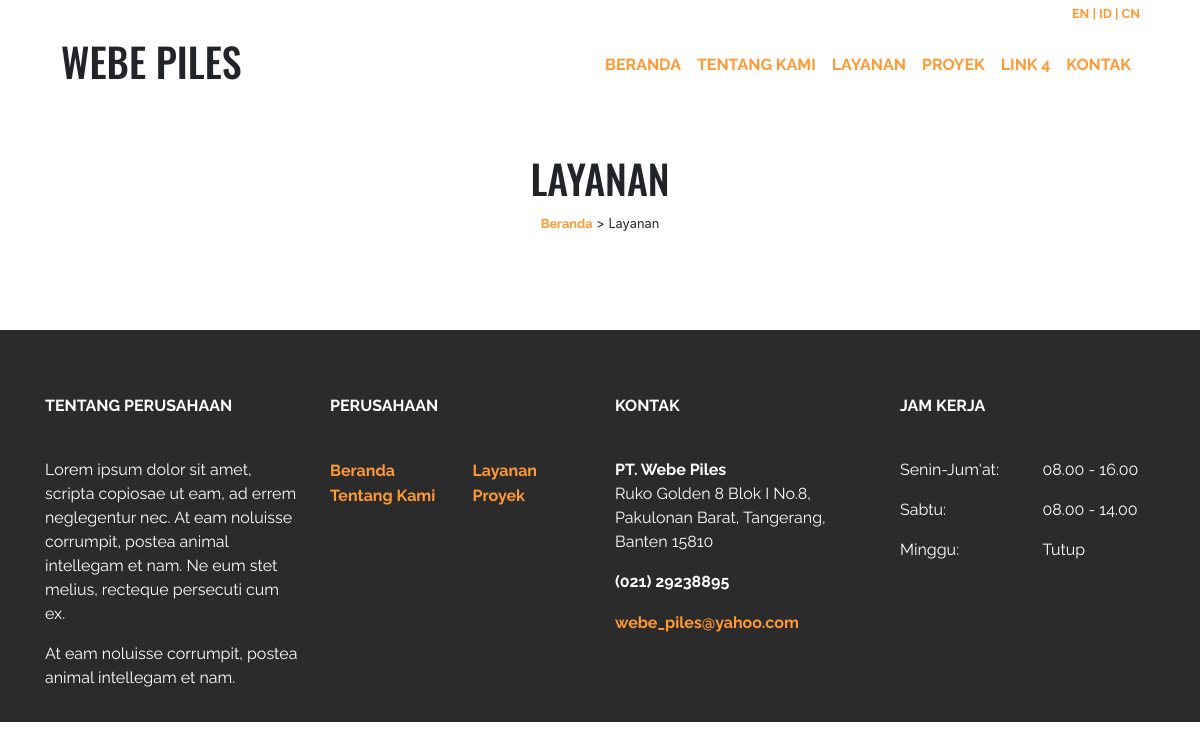
/cn/services.php, run on an earlier commit of the app's database.
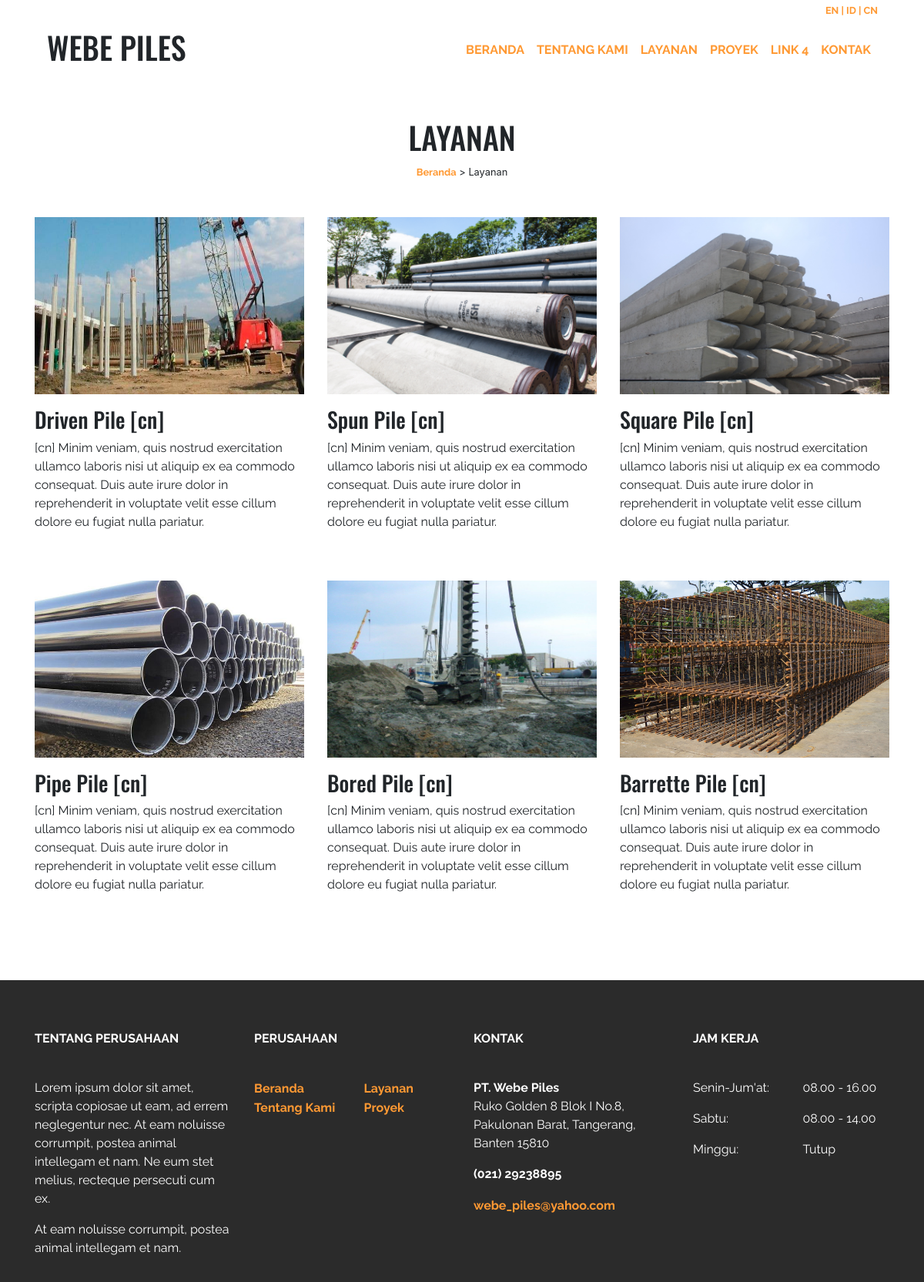
And on a later commit of the database.
### tables this page shows
CREATE TABLE `layanan` (
  `id_layanan` int(11) NOT NULL,
  `nama_layanan` varchar(30) NOT NULL,
  `deskripsi_layanan` text NOT NULL,
  `gambar_layanan` varchar(200) NOT NULL,
  `bahasa_layanan` varchar(2) DEFAULT NULL
);

### cn/services.php (the view, shortened to what this page needs)
<!doctype html>
<html lang="en">
  <?php include ('../fungsi/koneksi.php'); ?>
  <body>
    <div class="container-fluid sticky-top menu">
        <div class="container">
        </div>
    </div>
    <div class="container">
    	<div class="row text-center">
            <div class="col">
                <h1 class="mt-5" style="text-transform: uppercase;">Layanan</h1>
                <small>
                    <a href="home.php">Beranda</a> > Layanan
                </small>
            </div>
        </div>
        <div class="row my-5">
            <?php
                $layanan = "SELECT * FROM layanan WHERE bahasa_layanan = 'cn'";
                $hasil_layanan = mysqli_query($koneksi, $layanan);
                $i = 0;
                while ($row_layanan = mysqli_fetch_array($hasil_layanan, MYSQLI_ASSOC)) {
            ?>
            <div class="col-md-4">
                <img class="image-fluid" style="width: 100%; height: 230px;" src="<?php echo $row_layanan['gambar_layanan']; ?>">
                <h3 class="mt-3"><?php echo $row_layanan['nama_layanan']; ?></h3>
                <p><?php echo $row_layanan['deskripsi_layanan']; ?></p>
            </div>
            <?php
              $i++;
              if ($i % 3 == 0) {
                echo '</div><div class="row my-5">';
              }
            ?>
            <?php } ?>
        </div>
    </div>
  </body>
</html>

### style.css (style rules this page uses)
h1, h2, h3 { font-family: 'Oswald', sans-serif; }
h4, p, a, address { font-family: 'Raleway', sans-serif; }
a { font-weight: bold; color: #ff9933; }
.menu { background-color: #fff; }
footer { background-color: #2b2b2b; }
footer p { color: #fff; }

What changed in the data, as far as the page shows it:
added layanan: gambar_layanan (picture), nama_layanan "Driven Pile [cn]", deskripsi_layanan "[cn] Minim veniam, quis nostrud exercitation ullamco laboris nisi ut aliquip ex ea commodo consequat. Duis aute irure dolor in reprehenderit in voluptate velit esse cillum dolore eu fugiat nulla pariatur."
added layanan: gambar_layanan (picture), nama_layanan "Spun Pile [cn]", deskripsi_layanan "[cn] Minim veniam, quis nostrud exercitation ullamco laboris nisi ut aliquip ex ea commodo consequat. Duis aute irure dolor in reprehenderit in voluptate velit esse cillum dolore eu fugiat nulla pariatur."
added layanan: gambar_layanan (picture), nama_layanan "Square Pile [cn]", deskripsi_layanan "[cn] Minim veniam, quis nostrud exercitation ullamco laboris nisi ut aliquip ex ea commodo consequat. Duis aute irure dolor in reprehenderit in voluptate velit esse cillum dolore eu fugiat nulla pariatur."
added layanan: gambar_layanan (picture), nama_layanan "Pipe Pile [cn]", deskripsi_layanan "[cn] Minim veniam, quis nostrud exercitation ullamco laboris nisi ut aliquip ex ea commodo consequat. Duis aute irure dolor in reprehenderit in voluptate velit esse cillum dolore eu fugiat nulla pariatur."
added layanan: gambar_layanan (picture), nama_layanan "Bored Pile [cn]", deskripsi_layanan "[cn] Minim veniam, quis nostrud exercitation ullamco laboris nisi ut aliquip ex ea commodo consequat. Duis aute irure dolor in reprehenderit in voluptate velit esse cillum dolore eu fugiat nulla pariatur."
added layanan: gambar_layanan (picture), nama_layanan "Barrette Pile [cn]", deskripsi_layanan "[cn] Minim veniam, quis nostrud exercitation ullamco laboris nisi ut aliquip ex ea commodo consequat. Duis aute irure dolor in reprehenderit in voluptate velit esse cillum dolore eu fugiat nulla pariatur."
